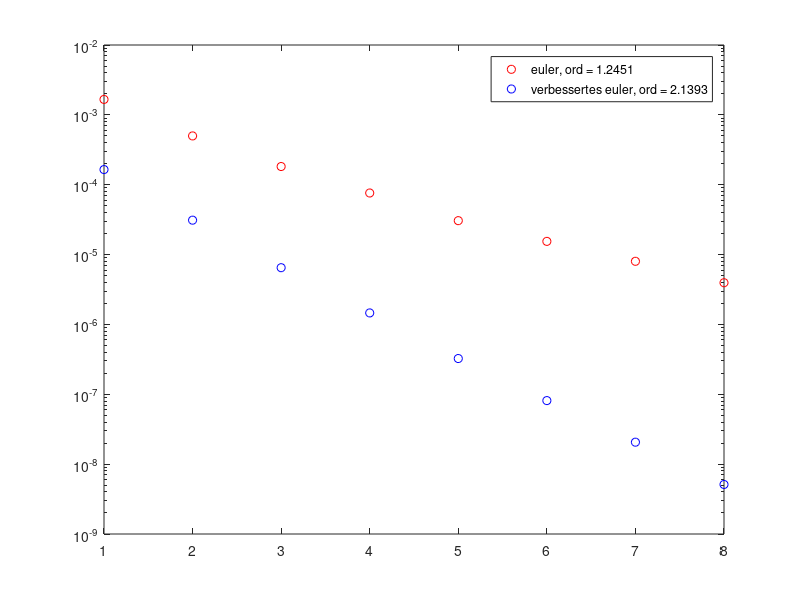

Source code (MATLAB):
% y(t) = exp(-1/3*t^3)
y = @(t) exp(-1/3 * t.^3);
L = zeros(2,8);
for n = 0 : 7
    hn = 0.1 * 0.5^n;
    t = 0;
    ytj = 1;
    err = 0;
    
    ytjV = 1;
    errV = 0;
    while(t <= 0.1)
        ytj_next = ytj + hn * (-t^2) * ytj;
        ytj = ytj_next;
        
        
        ytjV_Middle = ytjV + hn/2 * (-t^2) * ytjV;
        ytjV_next = ytjV + hn * (-(t + hn/2)^2) * ytjV_Middle;
        ytjV = ytjV_next;
        t = t + hn;
        correctValue = y(t);
        diffE = abs(correctValue - ytj_next);
        if(diffE > err) 
            err = diffE;
        end
        diffV = abs(correctValue - ytjV_next);
        if(diffV > errV)
            errV = diffV;
        end
    end
    L(1,n+1) = err;
    L(2,n+1) = errV;
end

semilogy(1:8,L(1,:),'ro')
hold on
semilogy(1:8,L(2,:),'bo')

k1 = mean(diff(log(L(1,:)))/log(1/2));
k2 = mean(diff(log(L(2,:)))/log(1/2));
str1 = ['euler, ord = '  num2str(k1)];
str2 = ['verbessertes euler, ord = '  num2str(k2)];
legend(str1,str2)